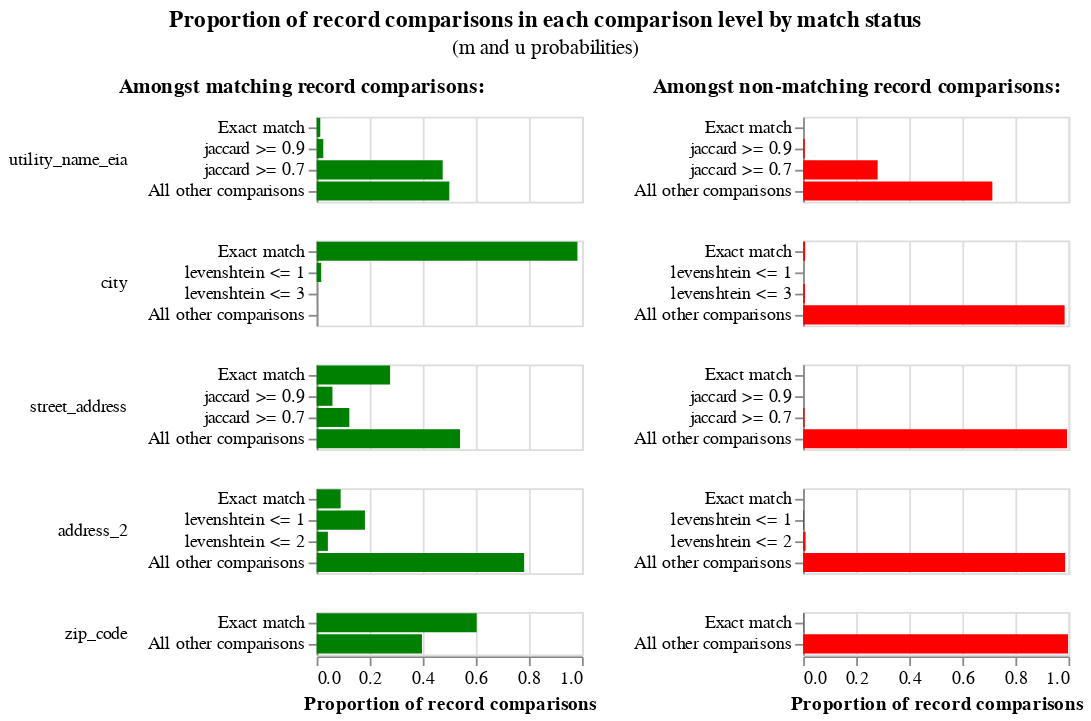

The notebook cell saved with this chart:
### Markdown cell above
Need more emphasis on utility name here? and less on city?

### Code cell
linker.m_u_parameters_chart()

### Figure 1 — Vega-Lite specification as saved in the notebook (floating-point values rounded to 4 significant figures)
{"config": {"view": {"width": 400, "height": 300}, "title": {"anchor": "middle", "offset": 10}, "header": {"title": null}}, "hconcat": [{"mark": "bar", "title": {"text": "Amongst matching record comparisons:", "fontWeight": "bold", "fontSize": 12}, "encoding": {"row": {"type": "nominal", "field": "comparison_name", "sort": {"field": "comparison_sort_order"}, "header": {"labelAngle": 0, "labelAnchor": "middle", "labelAlign": "left"}}, "x": {"type": "quantitative", "field": "m_probability", "axis": {"title": "Proportion of record comparisons"}}, "y": {"type": "nominal", "axis": {"title": null}, "field": "label_for_charts", "sort": {"field": "comparison_vector_value", "order": "descending"}}, "tooltip": [{"type": "nominal", "field": "m_probability_description", "title": "m probability description"}, {"type": "nominal", "field": "comparison_name", "title": "Comparison column name"}, {"type": "ordinal", "field": "label_for_charts", "title": "Label"}, {"type": "nominal", "field": "sql_condition", "title": "SQL condition"}, {"type": "quantitative", "field": "m_probability", "format": ".4p", "title": "m probability"}, {"type": "quantitative", "field": "u_probability", "format": ".4p", "title": "u probability"}, {"type": "quantitative", "field": "bayes_factor", "title": "Bayes factor = m/u", "format": ",.4f"}, {"type": "quantitative", "field": "log2_bayes_factor", "title": "Match weight = log2(m/u)", "format": ",.4f"}], "color": {"value": "green"}}, "resolve": {"scale": {"y": "independent"}}, "transform": [{"filter": "(datum.bayes_factor != 'no-op filter due to vega lite issue 4680')"}], "width": 150, "height": {"step": 12}}, {"mark": "bar", "title": {"text": "Amongst non-matching record comparisons:", "fontWeight": "bold", "fontSize": 12}, "encoding": {"row": {"type": "nominal", "field": "comparison_name", "sort": {"field": "comparison_sort_order"}, "header": {"labels": false}}, "x": {"type": "quantitative", "field": "u_probability", "axis": {"title": "Proportion of record comparisons"}}, "y": {"type": "nominal", "axis": {"title": null}, "field": "label_for_charts", "sort": {"field": "comparison_vector_value", "order": "descending"}}, "tooltip": [{"type": "nominal", "field": "u_probability_description", "title": "u probability description"}, {"type": "nominal", "field": "comparison_name", "title": "Comparison column name"}, {"type": "ordinal", "field": "label_for_charts", "title": "Label"}, {"type": "nominal", "field": "sql_condition", "title": "SQL condition"}, {"type": "quantitative", "field": "m_probability", "format": ".4p", "title": "m probability"}, {"type": "quantitative", "field": "u_probability", "format": ".4p", "title": "u probability"}, {"type": "quantitative", "field": "bayes_factor", "title": "Bayes factor = m/u", "format": ",.4f"}, {"type": "quantitative", "field": "log2_bayes_factor", "title": "Match weight = log2(m/u)", "format": ",.4f"}], "color": {"value": "red"}}, "resolve": {"scale": {"y": "independent"}}, "transform": [{"filter": "(datum.bayes_factor != 'no-op filter2 due to vega lite issue 4680')"}], "width": 150, "height": {"step": 12}}], "data": {"values": [{"comparison_name": "utility_name_eia", "sql_condition": "\"utility_name_eia_l\" = \"utility_name_eia_r\"", "label_for_charts": "Exact match", "m_probability": 0.01358, "u_probability": 1.335e-05, "m_probability_description": "Amongst matching record comparisons, 1.36% of records are in the exact match comparison level", "u_probability_description": "Amongst non-matching record comparisons, 0.00% of records are in the exact match comparison level", "has_tf_adjustments": false, "tf_adjustment_column": null, "tf_adjustment_weight": 1.0, "is_null_level": false, "bayes_factor": 1017.0, "log2_bayes_factor": 9.991, "comparison_vector_value": 3, "max_comparison_vector_value": 3, "bayes_factor_description": "If comparison level is `exact match` then comparison is 1,017.40 times more likely to be a match", "probability_two_random_records_match": 0.0002495, "comparison_sort_order": 0}, {"comparison_name": "utility_name_eia", "sql_condition": "jaccard(\"utility_name_eia_l\", \"utility_name_eia_r\") >= 0.9", "label_for_charts": "jaccard >= 0.9", "m_probability": 0.025, "u_probability": 0.00611, "m_probability_description": "Amongst matching record comparisons, 2.50% of records are in the jaccard >= 0.9 comparison level", "u_probability_description": "Amongst non-matching record comparisons, 0.61% of records are in the jaccard >= 0.9 comparison level", "has_tf_adjustments": false, "tf_adjustment_column": null, "tf_adjustment_weight": 1.0, "is_null_level": false, "bayes_factor": 4.092, "log2_bayes_factor": 2.033, "comparison_vector_value": 2, "max_comparison_vector_value": 3, "bayes_factor_description": "If comparison level is `jaccard >= 0.9` then comparison is 4.09 times more likely to be a match", "probability_two_random_records_match": 0.0002495, "comparison_sort_order": 0}, {"comparison_name": "utility_name_eia", "sql_condition": "jaccard(\"utility_name_eia_l\", \"utility_name_eia_r\") >= 0.7", "label_for_charts": "jaccard >= 0.7", "m_probability": 0.475, "u_probability": 0.2808, "m_probability_description": "Amongst matching record comparisons, 47.50% of records are in the jaccard >= 0.7 comparison level", "u_probability_description": "Amongst non-matching record comparisons, 28.08% of records are in the jaccard >= 0.7 comparison level", "has_tf_adjustments": false, "tf_adjustment_column": null, "tf_adjustment_weight": 1.0, "is_null_level": false, "bayes_factor": 1.691, "log2_bayes_factor": 0.7582, "comparison_vector_value": 1, "max_comparison_vector_value": 3, "bayes_factor_description": "If comparison level is `jaccard >= 0.7` then comparison is 1.69 times more likely to be a match", "probability_two_random_records_match": 0.0002495, "comparison_sort_order": 0}, {"comparison_name": "utility_name_eia", "sql_condition": "ELSE", "label_for_charts": "All other comparisons", "m_probability": 0.5, "u_probability": 0.713, "m_probability_description": "Amongst matching record comparisons, 50.00% of records are in the all other comparisons comparison level", "u_probability_description": "Amongst non-matching record comparisons, 71.30% of records are in the all other comparisons comparison level", "has_tf_adjustments": false, "tf_adjustment_column": null, "tf_adjustment_weight": 1.0, "is_null_level": false, "bayes_factor": 0.7012, "log2_bayes_factor": -0.5121, "comparison_vector_value": 0, "max_comparison_vector_value": 3, "bayes_factor_description": "If comparison level is `all other comparisons` then comparison is  1.43 times less likely to be a match", "probability_two_random_records_match": 0.0002495, "comparison_sort_order": 0}, {"comparison_name": "city", "sql_condition": "\"city_l\" = \"city_r\"", "label_for_charts": "Exact match", "m_probability": 0.9827, "u_probability": 0.007594, "m_probability_description": "Amongst matching record comparisons, 98.27% of records are in the exact match comparison level", "u_probability_description": "Amongst non-matching record comparisons, 0.76% of records are in the exact match comparison level", "has_tf_adjustments": true, "tf_adjustment_column": "city", "tf_adjustment_weight": 1.0, "is_null_level": false, "bayes_factor": 129.4, "log2_bayes_factor": 7.016, "comparison_vector_value": 3, "max_comparison_vector_value": 3, "bayes_factor_description": "If comparison level is `exact match` then comparison is 129.41 times more likely to be a match", "probability_two_random_records_match": 0.0002495, "comparison_sort_order": 1}, {"comparison_name": "city", "sql_condition": "levenshtein(\"city_l\", \"city_r\") <= 1", "label_for_charts": "levenshtein <= 1", "m_probability": 0.01724, "u_probability": 0.0001661, "m_probability_description": "Amongst matching record comparisons, 1.72% of records are in the levenshtein <= 1 comparison level", "u_probability_description": "Amongst non-matching record comparisons, 0.02% of records are in the levenshtein <= 1 comparison level", "has_tf_adjustments": false, "tf_adjustment_column": null, "tf_adjustment_weight": 1.0, "is_null_level": false, "bayes_factor": 103.8, "log2_bayes_factor": 6.698, "comparison_vector_value": 2, "max_comparison_vector_value": 3, "bayes_factor_description": "If comparison level is `levenshtein <= 1` then comparison is 103.79 times more likely to be a match", "probability_two_random_records_match": 0.0002495, "comparison_sort_order": 1}, {"comparison_name": "city", "sql_condition": "levenshtein(\"city_l\", \"city_r\") <= 3", "label_for_charts": "levenshtein <= 3", "m_probability": 0.000173, "u_probability": 0.006731, "m_probability_description": "Amongst matching record comparisons, 0.02% of records are in the levenshtein <= 3 comparison level", "u_probability_description": "Amongst non-matching record comparisons, 0.67% of records are in the levenshtein <= 3 comparison level", "has_tf_adjustments": false, "tf_adjustment_column": null, "tf_adjustment_weight": 1.0, "is_null_level": false, "bayes_factor": 0.0257, "log2_bayes_factor": -5.282, "comparison_vector_value": 1, "max_comparison_vector_value": 3, "bayes_factor_description": "If comparison level is `levenshtein <= 3` then comparison is  38.91 times less likely to be a match", "probability_two_random_records_match": 0.0002495, "comparison_sort_order": 1}, {"comparison_name": "city", "sql_condition": "ELSE", "label_for_charts": "All other comparisons", "m_probability": 1.974e-05, "u_probability": 0.9855, "m_probability_description": "Amongst matching record comparisons, 0.00% of records are in the all other comparisons comparison level", "u_probability_description": "Amongst non-matching record comparisons, 98.55% of records are in the all other comparisons comparison level", "has_tf_adjustments": false, "tf_adjustment_column": null, "tf_adjustment_weight": 1.0, "is_null_level": false, "bayes_factor": 2.003e-05, "log2_bayes_factor": -15.61, "comparison_vector_value": 0, "max_comparison_vector_value": 3, "bayes_factor_description": "If comparison level is `all other comparisons` then comparison is  49,931.51 times less likely to be a match", "probability_two_random_records_match": 0.0002495, "comparison_sort_order": 1}, {"comparison_name": "street_address", "sql_condition": "\"street_address_l\" = \"street_address_r\"", "label_for_charts": "Exact match", "m_probability": 0.2768, "u_probability": 0.0001148, "m_probability_description": "Amongst matching record comparisons, 27.68% of records are in the exact match comparison level", "u_probability_description": "Amongst non-matching record comparisons, 0.01% of records are in the exact match comparison level", "has_tf_adjustments": false, "tf_adjustment_column": null, "tf_adjustment_weight": 1.0, "is_null_level": false, "bayes_factor": 2410.0, "log2_bayes_factor": 11.24, "comparison_vector_value": 3, "max_comparison_vector_value": 3, "bayes_factor_description": "If comparison level is `exact match` then comparison is 2,410.39 times more likely to be a match", "probability_two_random_records_match": 0.0002495, "comparison_sort_order": 2}, {"comparison_name": "street_address", "sql_condition": "jaccard(\"street_address_l\", \"street_address_r\") >= 0.9", "label_for_charts": "jaccard >= 0.9", "m_probability": 0.05951, "u_probability": 0.0001304, "m_probability_description": "Amongst matching record comparisons, 5.95% of records are in the jaccard >= 0.9 comparison level", "u_probability_description": "Amongst non-matching record comparisons, 0.01% of records are in the jaccard >= 0.9 comparison level", "has_tf_adjustments": false, "tf_adjustment_column": null, "tf_adjustment_weight": 1.0, "is_null_level": false, "bayes_factor": 456.2, "log2_bayes_factor": 8.834, "comparison_vector_value": 2, "max_comparison_vector_value": 3, "bayes_factor_description": "If comparison level is `jaccard >= 0.9` then comparison is 456.22 times more likely to be a match", "probability_two_random_records_match": 0.0002495, "comparison_sort_order": 2}, {"comparison_name": "street_address", "sql_condition": "jaccard(\"street_address_l\", \"street_address_r\") >= 0.7", "label_for_charts": "jaccard >= 0.7", "m_probability": 0.1232, "u_probability": 0.005327, "m_probability_description": "Amongst matching record comparisons, 12.32% of records are in the jaccard >= 0.7 comparison level", "u_probability_description": "Amongst non-matching record comparisons, 0.53% of records are in the jaccard >= 0.7 comparison level", "has_tf_adjustments": false, "tf_adjustment_column": null, "tf_adjustment_weight": 1.0, "is_null_level": false, "bayes_factor": 23.13, "log2_bayes_factor": 4.531, "comparison_vector_value": 1, "max_comparison_vector_value": 3, "bayes_factor_description": "If comparison level is `jaccard >= 0.7` then comparison is 23.13 times more likely to be a match", "probability_two_random_records_match": 0.0002495, "comparison_sort_order": 2}, {"comparison_name": "street_address", "sql_condition": "ELSE", "label_for_charts": "All other comparisons", "m_probability": 0.5405, "u_probability": 0.9944, "m_probability_description": "Amongst matching record comparisons, 54.05% of records are in the all other comparisons comparison level", "u_probability_description": "Amongst non-matching record comparisons, 99.44% of records are in the all other comparisons comparison level", "has_tf_adjustments": false, "tf_adjustment_column": null, "tf_adjustment_weight": 1.0, "is_null_level": false, "bayes_factor": 0.5435, "log2_bayes_factor": -0.8796, "comparison_vector_value": 0, "max_comparison_vector_value": 3, "bayes_factor_description": "If comparison level is `all other comparisons` then comparison is  1.84 times less likely to be a match", "probability_two_random_records_match": 0.0002495, "comparison_sort_order": 2}, {"comparison_name": "address_2", "sql_condition": "\"address_2_l\" = \"address_2_r\"", "label_for_charts": "Exact match", "m_probability": 0.0904, "u_probability": 0.0003254, "m_probability_description": "Amongst matching record comparisons, 9.04% of records are in the exact match comparison level", "u_probability_description": "Amongst non-matching record comparisons, 0.03% of records are in the exact match comparison level", "has_tf_adjustments": false, "tf_adjustment_column": null, "tf_adjustment_weight": 1.0, "is_null_level": false, "bayes_factor": 277.8, "log2_bayes_factor": 8.118, "comparison_vector_value": 3, "max_comparison_vector_value": 3, "bayes_factor_description": "If comparison level is `exact match` then comparison is 277.78 times more likely to be a match", "probability_two_random_records_match": 0.0002495, "comparison_sort_order": 3}, {"comparison_name": "address_2", "sql_condition": "levenshtein(\"address_2_l\", \"address_2_r\") <= 1", "label_for_charts": "levenshtein <= 1", "m_probability": 0.1821, "u_probability": 0.003143, "m_probability_description": "Amongst matching record comparisons, 18.21% of records are in the levenshtein <= 1 comparison level", "u_probability_description": "Amongst non-matching record comparisons, 0.31% of records are in the levenshtein <= 1 comparison level", "has_tf_adjustments": false, "tf_adjustment_column": null, "tf_adjustment_weight": 1.0, "is_null_level": false, "bayes_factor": 57.92, "log2_bayes_factor": 5.856, "comparison_vector_value": 2, "max_comparison_vector_value": 3, "bayes_factor_description": "If comparison level is `levenshtein <= 1` then comparison is 57.92 times more likely to be a match", "probability_two_random_records_match": 0.0002495, "comparison_sort_order": 3}, {"comparison_name": "address_2", "sql_condition": "levenshtein(\"address_2_l\", \"address_2_r\") <= 2", "label_for_charts": "levenshtein <= 2", "m_probability": 0.04232, "u_probability": 0.00916, "m_probability_description": "Amongst matching record comparisons, 4.23% of records are in the levenshtein <= 2 comparison level", "u_probability_description": "Amongst non-matching record comparisons, 0.92% of records are in the levenshtein <= 2 comparison level", "has_tf_adjustments": false, "tf_adjustment_column": null, "tf_adjustment_weight": 1.0, "is_null_level": false, "bayes_factor": 4.62, "log2_bayes_factor": 2.208, "comparison_vector_value": 1, "max_comparison_vector_value": 3, "bayes_factor_description": "If comparison level is `levenshtein <= 2` then comparison is 4.62 times more likely to be a match", "probability_two_random_records_match": 0.0002495, "comparison_sort_order": 3}, {"comparison_name": "address_2", "sql_condition": "ELSE", "label_for_charts": "All other comparisons", "m_probability": 0.782, "u_probability": 0.9874, "m_probability_description": "Amongst matching record comparisons, 78.20% of records are in the all other comparisons comparison level", "u_probability_description": "Amongst non-matching record comparisons, 98.74% of records are in the all other comparisons comparison level", "has_tf_adjustments": false, "tf_adjustment_column": null, "tf_adjustment_weight": 1.0, "is_null_level": false, "bayes_factor": 0.792, "log2_bayes_factor": -0.3364, "comparison_vector_value": 0, "max_comparison_vector_value": 3, "bayes_factor_description": "If comparison level is `all other comparisons` then comparison is  1.26 times less likely to be a match", "probability_two_random_records_match": 0.0002495, "comparison_sort_order": 3}, {"comparison_name": "zip_code", "sql_condition": "\"zip_code_l\" = \"zip_code_r\"", "label_for_charts": "Exact match", "m_probability": 0.6031, "u_probability": 0.00184, "m_probability_description": "Amongst matching record comparisons, 60.31% of records are in the exact match comparison level", "u_probability_description": "Amongst non-matching record comparisons, 0.18% of records are in the exact match comparison level", "has_tf_adjustments": false, "tf_adjustment_column": null, "tf_adjustment_weight": 1.0, "is_null_level": false, "bayes_factor": 327.8, "log2_bayes_factor": 8.357, "comparison_vector_value": 1, "max_comparison_vector_value": 1, "bayes_factor_description": "If comparison level is `exact match` then comparison is 327.78 times more likely to be a match", "probability_two_random_records_match": 0.0002495, "comparison_sort_order": 4}, {"comparison_name": "zip_code", "sql_condition": "ELSE", "label_for_charts": "All other comparisons", "m_probability": 0.3969, "u_probability": 0.9982, "m_probability_description": "Amongst matching record comparisons, 39.69% of records are in the all other comparisons comparison level", "u_probability_description": "Amongst non-matching record comparisons, 99.82% of records are in the all other comparisons comparison level", "has_tf_adjustments": false, "tf_adjustment_column": null, "tf_adjustment_weight": 1.0, "is_null_level": false, "bayes_factor": 0.3976, "log2_bayes_factor": -1.33, "comparison_vector_value": 0, "max_comparison_vector_value": 1, "bayes_factor_description": "If comparison level is `all other comparisons` then comparison is  2.51 times less likely to be a match", "probability_two_random_records_match": 0.0002495, "comparison_sort_order": 4}]}, "title": {"text": "Proportion of record comparisons in each comparison level by match status", "subtitle": "(m and u probabilities)"}, "$schema": "https://vega.github.io/schema/vega-lite/v4.json"}
